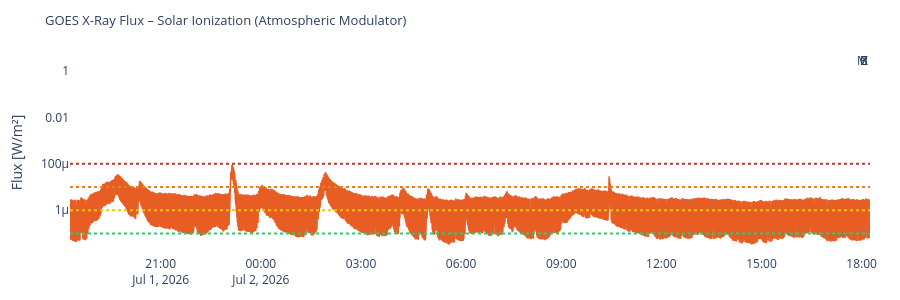

The notebook cell this image was saved under:
### Code cell
# ============================================================
# X-RAY FLUX (GOES) – Solar ionization as atmospheric modulator
# ============================================================

if raw['xray']:
    df_x = pd.DataFrame(raw['xray'])
    tc   = next((c for c in df_x.columns if 'time' in c.lower()), df_x.columns[0])
    fc   = next((c for c in df_x.columns
                 if any(k in c.lower() for k in ['flux','long','energy']) and c != tc),
                df_x.columns[1])
    df_x['time'] = pd.to_datetime(df_x[tc])
    df_x['flux'] = pd.to_numeric(df_x[fc], errors='coerce')
    df_x = df_x.dropna(subset=['flux']).sort_values('time')

    fig = go.Figure()
    fig.add_trace(go.Scatter(
        x=df_x['time'], y=df_x['flux'],
        line=dict(color='#E85D24', width=1.5), name='X-Ray Flux'
    ))
    for lvl, lbl, col in [
        (1e-4,'X','#c0392b'), (1e-5,'M','#e67e22'),
        (1e-6,'C','#f1c40f'), (1e-7,'B','#2ecc71')
    ]:
        fig.add_hline(y=lvl, line_dash='dot', line_color=col,
                      annotation_text=lbl)
    fig.update_layout(
        title=dict(text='GOES X-Ray Flux – Solar Ionization (Atmospheric Modulator)', font=dict(size=13)),
        yaxis=dict(type='log', title='Flux [W/m²]'),
        height=300, plot_bgcolor='rgba(0,0,0,0)', paper_bgcolor='rgba(0,0,0,0)',
        margin=dict(l=70, r=30, t=50, b=40), showlegend=False
    )
    fig.show()

### Figure 1 — Plotly figure (JSON) as saved in the notebook; plotly's stock layout.template omitted (floating-point values rounded to 4 significant figures; data arrays with more than 128 entries replaced by an {"elided": "..."} marker saying what was removed)
{"data": [{"line": {"color": "#E85D24", "width": 1.5}, "name": "X-Ray Flux", "type": "scatter", "x": {"elided": "2878 str values"}, "y": {"elided": "2878 float values"}}], "layout": {"annotations": [{"showarrow": false, "text": "X", "x": 1, "xanchor": "right", "xref": "x domain", "y": 0.0001, "yanchor": "bottom", "yref": "y"}, {"showarrow": false, "text": "M", "x": 1, "xanchor": "right", "xref": "x domain", "y": 1e-05, "yanchor": "bottom", "yref": "y"}, {"showarrow": false, "text": "C", "x": 1, "xanchor": "right", "xref": "x domain", "y": 1e-06, "yanchor": "bottom", "yref": "y"}, {"showarrow": false, "text": "B", "x": 1, "xanchor": "right", "xref": "x domain", "y": 1e-07, "yanchor": "bottom", "yref": "y"}], "height": 300, "margin": {"b": 40, "l": 70, "r": 30, "t": 50}, "paper_bgcolor": "rgba(0,0,0,0)", "plot_bgcolor": "rgba(0,0,0,0)", "shapes": [{"line": {"color": "#c0392b", "dash": "dot"}, "type": "line", "x0": 0, "x1": 1, "xref": "x domain", "y0": 0.0001, "y1": 0.0001, "yref": "y"}, {"line": {"color": "#e67e22", "dash": "dot"}, "type": "line", "x0": 0, "x1": 1, "xref": "x domain", "y0": 1e-05, "y1": 1e-05, "yref": "y"}, {"line": {"color": "#f1c40f", "dash": "dot"}, "type": "line", "x0": 0, "x1": 1, "xref": "x domain", "y0": 1e-06, "y1": 1e-06, "yref": "y"}, {"line": {"color": "#2ecc71", "dash": "dot"}, "type": "line", "x0": 0, "x1": 1, "xref": "x domain", "y0": 1e-07, "y1": 1e-07, "yref": "y"}], "showlegend": false, "title": {"font": {"size": 13}, "text": "GOES X-Ray Flux – Solar Ionization (Atmospheric Modulator)"}, "yaxis": {"title": {"text": "Flux [W/m²]"}, "type": "log"}}}
